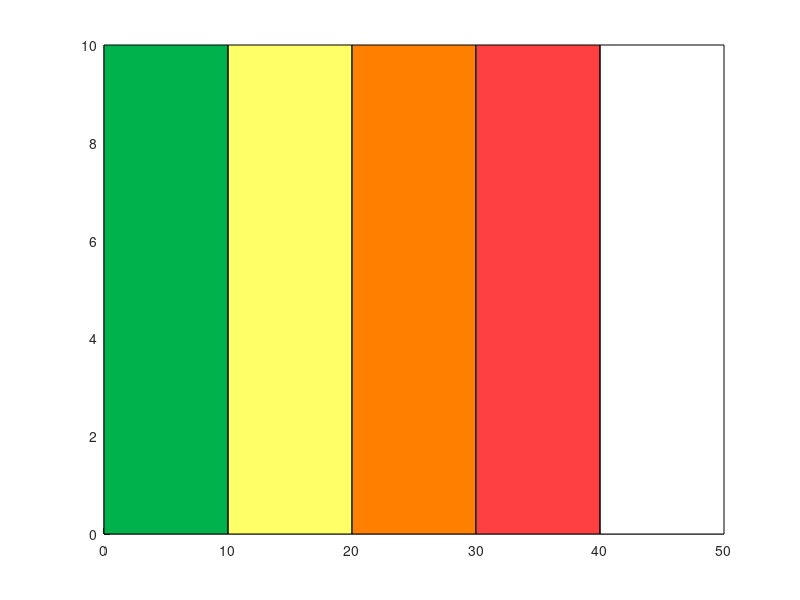

Here is the MATLAB script that generated this plot:
%% AVO Aviation Color Codes

warning('This code is out of date. It will go away soon. Please use ''alertLevelSchema'' and ''createSchema'' instead.')

avicode.green = [0 0.7 0.3];
avicode.yellow = [1 1 0.4];
avicode.orange = [1 0.5 0];
avicode.red = [1 0.25 0.25];
avicode.unassigned = avicode.green;


%% Test view

figure;
rectangle('Position',[0 0 10 10],'FaceColor',avicode.green); hold on;
rectangle('Position',[10 0 10 10],'FaceColor',avicode.yellow); hold on;
rectangle('Position',[20 0 10 10],'FaceColor',avicode.orange); hold on;
rectangle('Position',[30 0 10 10],'FaceColor',avicode.red); hold on;
rectangle('Position',[40 0 10 10],'FaceColor',[1 1 1]); hold on;
